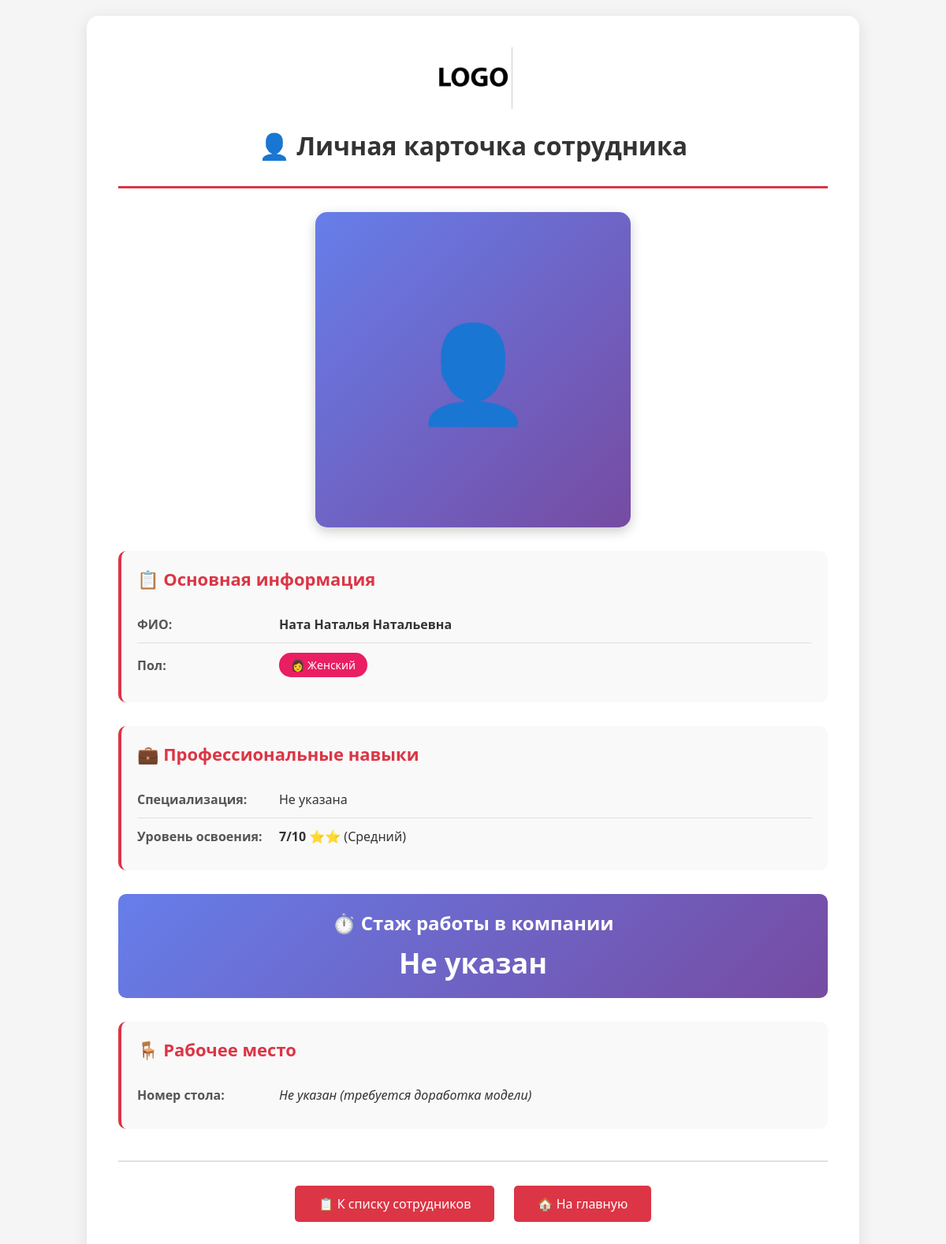
The page /person/5/ (signed in) on the database its author committed.
### workers/models.py (models this page shows, shortened)
class Person(models.Model):
    name = models.CharField(
        'ФИО (при наличии)',
        max_length=200,
        null=True,
        help_text='Полное имя сотрудника'
    )
    sex = models.CharField(
        'Пол',
        choices=CHOICE_SEX,
        null=True,
        max_length=10  # ИСПРАВЛЕНО: увеличен размер поля
    )
    skills = models.CharField(
        'Навыки',
        choices=CHOICE_SKILLS,
        null=True,
        max_length=50  # ИСПРАВЛЕНО: увеличен размер для новых названий
    )
    skill_level = models.CharField(
        'Уровень освоения навыка',
        choices=CHOICE_SKILL_LEVEL,
        max_length=2,  # ИСПРАВЛЕНО: достаточно 2 символов для '10'
        null=True
    )
    description = models.TextField(  # ИСПРАВЛЕНО: TextField для длинного текста
        'Описание',
        blank=True,
        null=True,
        help_text='Дополнительная информация о сотруднике'
    )
    is_on_main = models.BooleanField(
        'Показывать на главной',
        default=False,
        help_text='Отметьте, если сотрудник должен отображаться на главной странице'
    )
    employment_date = models.DateField(
        'Дата приёма на работу',
        auto_now=False,
        auto_now_add=False,
        null=True,
        blank=True,
        help_text='Дата, когда сотрудник был принят на работу'
    )
    gallery = models.ImageField(
        'Фото сотрудника',
        upload_to='images/',  # ИСПРАВЛЕНО: добавлен слэш
        null=True,
        blank=True,
        help_text='Основное фото сотрудника'
    )
    class Meta:
        ordering = ['-employment_date']  # ИСПРАВЛЕНО: сортировка по дате (новые первые)
        verbose_name = 'IT-специалист'
        verbose_name_plural = 'IT-специалисты'

### workers/views.py (the view)
# urls.py: path('person/<int:pk>/', detail, name='detail'),
@login_required
def detail(request, pk):
    template_name = 'HomeWork/detail.html'
    person = get_object_or_404(Person, pk=pk)
    context = {
        'person': person,  # Передаём объект сотрудника в шаблон
    }
    return render(request, template_name, context)

### templates/HomeWork/detail.html (shortened to what this page needs)
<!DOCTYPE html>
<html lang="ru">
<head>
    {% load static %}
</head>
<body>
    <div class="container">
        <header>
            <img src="{% static 'img/1.jpeg' %}" alt="Логотип компании" />
            <h1>👤 Личная карточка сотрудника</h1>
        </header>
        <div class="main-photo">
            {% if person.gallery %}
                <img src="{{ person.gallery.url }}" alt="{{ person.name }}" />
            {% else %}
                <div class="no-main-photo">👤</div>
            {% endif %}
        </div>
        <div class="info-section">
            <h2>📋 Основная информация</h2>
            <div class="info-row">
                <div class="info-label">ФИО:</div>
                <div class="info-value">
                    <strong>{{ person.name|default:"Не указано" }}</strong>
                </div>
            </div>
            <div class="info-row">
                <div class="info-label">Пол:</div>
                <div class="info-value">
                    {% if person.sex == 'male' %}
                        <span class="badge badge-male">👨 {{ person.get_sex_display }}</span>
                    {% elif person.sex == 'female' %}
                        <span class="badge badge-female">👩 {{ person.get_sex_display }}</span>
                    {% else %}
                        Не указан
                    {% endif %}
                </div>
            </div>
        </div>
        <div class="info-section">
            <h2>💼 Профессиональные навыки</h2>
            <div class="info-row">
                <div class="info-label">Специализация:</div>
                <div class="info-value">
                    {% if person.skills == 'frontend' %}
                        <span class="badge badge-frontend">💻 {{ person.get_skills_display }}</span>
                    {% elif person.skills == 'backend' %}
                        <span class="badge badge-backend">⚙️ {{ person.get_skills_display }}</span>
                    {% elif person.skills == 'testing' %}
                        <span class="badge badge-testing">🔍 {{ person.get_skills_display }}</span>
                    {% elif person.skills == 'project_management' %}
                        <span class="badge badge-management">📊 {{ person.get_skills_display }}</span>
                    {% else %}
                        Не указана
                    {% endif %}
                </div>
            </div>
            <div class="info-row">
                <div class="info-label">Уровень освоения:</div>
                <div class="info-value">
                    {% if person.skill_level %}
                        <strong>{{ person.skill_level }}/10</strong>
                        {% if person.skill_level|add:"0" >= 8 %}
                            ⭐⭐⭐ (Эксперт)
                        {% elif person.skill_level|add:"0" >= 5 %}
                            ⭐⭐ (Средний)
                        {% else %}
                            ⭐ (Начинающий)
                        {% endif %}
                    {% else %}
                        Не указан
                    {% endif %}
                </div>
            </div>
        </div>
        <div class="experience-highlight">
            ⏱️ Стаж работы в компании
            <span>
                {% if person.employment_date %}
                    {{ person.get_work_experience_days }} дней
                {% else %}
                    Не указан
                {% endif %}
            </span>
        </div>
        <div class="info-section">
            <h2>🪑 Рабочее место</h2>
            <div class="info-row">
                <div class="info-label">Номер стола:</div>
                <div class="info-value">
                    <em>Не указан (требуется доработка модели)</em>
                </div>
            </div>
        </div>
        <div class="nav-links">
            <a href="{% url 'workers:list' %}">📋 К списку сотрудников</a>
            <a href="{% url 'workers:home' %}">🏠 На главную</a>
        </div>
    </div>
</body>
</html>

### templates/HomeWork/detail.html (style rules this page uses)
body { font-family: 'Segoe UI', Tahoma, Geneva, Verdana, sans-serif; margin: 0; padding: 20px; background-color: #f5f5f5; }
.container { max-width: 900px; margin: 0 auto; background: white; padding: 40px; border-radius: 15px; box-shadow: 0 4px 20px rgba(0,0,0,0.1); }
header { text-align: center; margin-bottom: 30px; padding-bottom: 20px; border-bottom: 3px solid #dc3545; }
header img { width: 100px; margin-bottom: 10px; }
h1 { color: #333; margin: 10px 0; }
.main-photo { text-align: center; margin: 30px 0; }
.no-main-photo { width: 400px; max-width: 100%; height: 400px; background: linear-gradient(135deg, #667eea 0%, #764ba2 100%); border-radius: 15px; display: flex; align-items: center; justify-content: center; color: white; font-size: 120px; margin: 0 auto; box-shadow: 0 5px 15px rgba(0,0,0,0.2); }
.info-section { margin: 30px 0; padding: 20px; background: #f9f9f9; border-radius: 10px; border-left: 4px solid #dc3545; }
.info-section h2 { color: #dc3545; margin-top: 0; margin-bottom: 20px; font-size: 22px; }
.info-row { display: grid; grid-template-columns: 180px 1fr; padding: 12px 0; border-bottom: 1px solid #e0e0e0; align-items: center; }
.info-row:last-child { border-bottom: none; }
.info-label { font-weight: 600; color: #555; }
.info-value { color: #333; font-size: 16px; }
.badge { display: inline-block; padding: 6px 15px; border-radius: 15px; font-size: 14px; font-weight: 500; color: white; }
.badge-female { background: #E91E63; }
.nav-links { text-align: center; margin-top: 40px; padding-top: 30px; border-top: 2px solid #e0e0e0; }
.nav-links a { display: inline-block; padding: 12px 30px; background: #dc3545; color: white; text-decoration: none; border-radius: 5px; margin: 0 10px; transition: background 0.3s; }
.experience-highlight { background: linear-gradient(135deg, #667eea 0%, #764ba2 100%); color: white; padding: 20px; border-radius: 10px; text-align: center; font-size: 24px; font-weight: bold; margin: 20px 0; }
.experience-highlight span { font-size: 36px; display: block; margin-top: 10px; }

### rows shown on the page
Person: name "Ната Наталья Натальевна", sex "Женский", skill_level "7"
